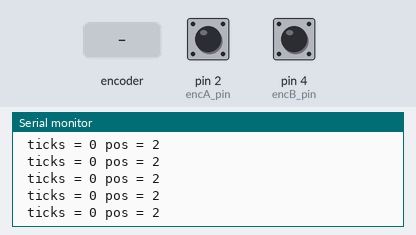
The sketch below on a simulated Arduino Uno, built with avr-gcc and run on an emulated ATmega328P. On the bench: the last lines printed to the serial monitor. Inputs (shaded band) come from the test bench; at power-on: pin 2 (encA_pin) HIGH, pin 4 (encB_pin) HIGH. EEPROM starts erased.

Above: at 1.2 s.
1.3 s: rotary encoder on pin 2 (encA_pin) / pin 4 (encB_pin) turned 1 step (first pin leading)
At 2.2 s:
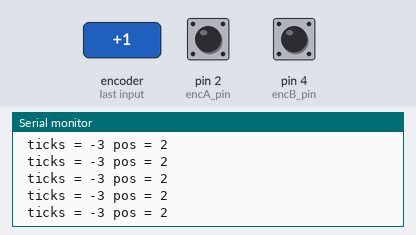
3.0 s: rotary encoder on pin 2 (encA_pin) / pin 4 (encB_pin) turned 1 step (first pin leading)
At 4.0 s:
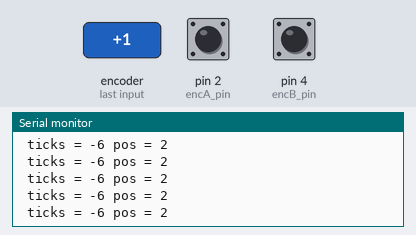
Timing chart, 0 to 6.0 s (numbered marks = the images above; inputs shaded):
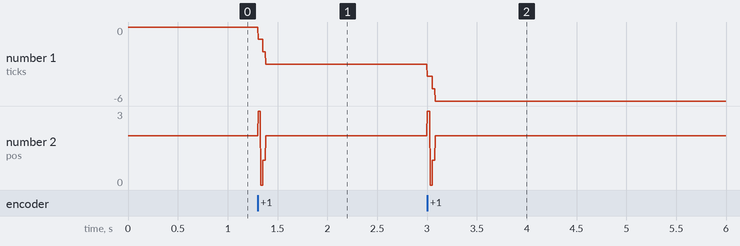

Measured:
- after the input at 1.3 s, the serial monitor: prints a new line at once (image 1)
- after the input at 3.0 s, the serial monitor: prints a new line at once (image 2)
- plotted number 1: 0 → -3 after the input at 1.3 s, -3 → -6 after the input at 3.0 s

The sketch:

Encoder.ino
```cpp
/* By Ryan Hyatt
 * Senior Design 2017-18
 *
 */
#include <EEPROM.h>

//pins
const int encA_pin = 2; //TODO
const int encB_pin = 4; //TODO

int encA_val;
int encB_val;
int pos;
int off_pos_addr = 1;

int pos_CW[] = {3, 0, 1, 2};
int pos_CCW[] = {1, 2, 3, 4};

int ticks = 0;

void setup() {
  Serial.begin(115200);
  pos = EEPROM.read(off_pos_addr);
  pinMode(encA_pin, INPUT);
  pinMode(encB_pin, INPUT);

}
/* Determines the state the encoder is in. Encoder can be in one of any 4 spots
 */
int cyclePosition(int encA_val, int encB_val)
{
    int pos;
    if( encA_val == 0)
    {
      if(encB_val == 0)
      {
        pos = 0;
      }
      else
      {
        pos = 3;
      }
    }
    else
    {
      if(encB_val == 0)
      {
        pos = 1;
      }
      else
      {
        pos = 2;
      }
    }
    return pos;
}

int rotationDirection(int pos, int old_pos)
{
  if(pos == pos_CW[old_pos])
  {
    return 1;
  }
  //if the position moved to a counterclockwise position
  else if(pos == pos_CCW[old_pos])
  {
    return -1;
  }
  else
  {
    return 0;
  }
}

void loop() {
  //TODO move cycleposition update and EEPROM write into interrupt
  //Store previous position.
  int old_pos = pos;

  //Read Encoder Values
  encA_val = digitalRead(encA_pin);
  encB_val = digitalRead(encB_pin);
  pos = cyclePosition(encA_val, encB_val);
  int dir = rotationDirection(pos, old_pos);
  ticks+=dir;
  EEPROM.write(pos, off_pos_addr);

  Serial.print(" ticks = ");
  Serial.print(ticks);
  Serial.print(" pos = ");
  Serial.print(pos);
  Serial.println("");
}
```
